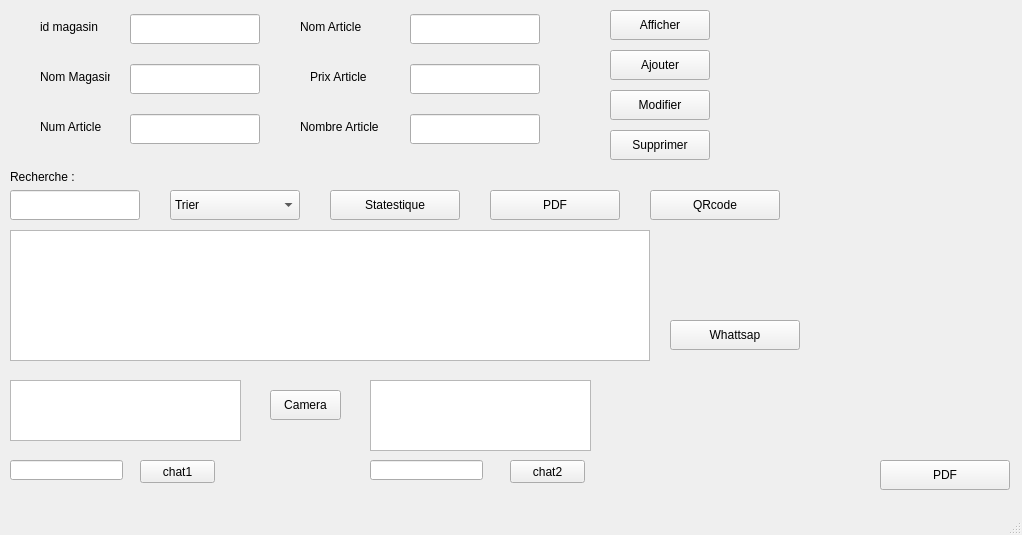
<?xml version="1.0" encoding="UTF-8"?>
<ui version="4.0">
 <class>MainWindow</class>
 <widget class="QMainWindow" name="MainWindow">
  <property name="geometry">
   <rect>
    <x>0</x>
    <y>0</y>
    <width>1022</width>
    <height>535</height>
   </rect>
  </property>
  <property name="windowTitle">
   <string>MainWindow</string>
  </property>
  <widget class="QWidget" name="centralwidget">
   <widget class="QLabel" name="label">
    <property name="geometry">
     <rect>
      <x>40</x>
      <y>20</y>
      <width>80</width>
      <height>14</height>
     </rect>
    </property>
    <property name="text">
     <string>id magasin</string>
    </property>
   </widget>
   <widget class="QLabel" name="label_2">
    <property name="geometry">
     <rect>
      <x>40</x>
      <y>70</y>
      <width>70</width>
      <height>14</height>
     </rect>
    </property>
    <property name="text">
     <string>Nom Magasin</string>
    </property>
   </widget>
   <widget class="QLabel" name="label_3">
    <property name="geometry">
     <rect>
      <x>40</x>
      <y>120</y>
      <width>70</width>
      <height>14</height>
     </rect>
    </property>
    <property name="text">
     <string>Num Article</string>
    </property>
   </widget>
   <widget class="QLabel" name="label_4">
    <property name="geometry">
     <rect>
      <x>300</x>
      <y>20</y>
      <width>70</width>
      <height>14</height>
     </rect>
    </property>
    <property name="text">
     <string>Nom Article</string>
    </property>
   </widget>
   <widget class="QLabel" name="label_5">
    <property name="geometry">
     <rect>
      <x>310</x>
      <y>70</y>
      <width>60</width>
      <height>14</height>
     </rect>
    </property>
    <property name="text">
     <string>Prix Article</string>
    </property>
   </widget>
   <widget class="QLabel" name="label_6">
    <property name="geometry">
     <rect>
      <x>300</x>
      <y>120</y>
      <width>90</width>
      <height>14</height>
     </rect>
    </property>
    <property name="text">
     <string>Nombre Article</string>
    </property>
   </widget>
   <widget class="QLineEdit" name="lineEdit_idmagasin">
    <property name="geometry">
     <rect>
      <x>130</x>
      <y>14</y>
      <width>130</width>
      <height>30</height>
     </rect>
    </property>
   </widget>
   <widget class="QLineEdit" name="lineEdit_nommagasin">
    <property name="geometry">
     <rect>
      <x>130</x>
      <y>64</y>
      <width>130</width>
      <height>30</height>
     </rect>
    </property>
   </widget>
   <widget class="QLineEdit" name="lineEdit_NumArticel">
    <property name="geometry">
     <rect>
      <x>130</x>
      <y>114</y>
      <width>130</width>
      <height>30</height>
     </rect>
    </property>
   </widget>
   <widget class="QLineEdit" name="lineEdit_nomarticle">
    <property name="geometry">
     <rect>
      <x>410</x>
      <y>14</y>
      <width>130</width>
      <height>30</height>
     </rect>
    </property>
   </widget>
   <widget class="QLineEdit" name="lineEdit_prixarticle">
    <property name="geometry">
     <rect>
      <x>410</x>
      <y>64</y>
      <width>130</width>
      <height>30</height>
     </rect>
    </property>
   </widget>
   <widget class="QLineEdit" name="lineEdit_nmbrarticle">
    <property name="geometry">
     <rect>
      <x>410</x>
      <y>114</y>
      <width>130</width>
      <height>30</height>
     </rect>
    </property>
   </widget>
   <widget class="QTableView" name="tableView">
    <property name="geometry">
     <rect>
      <x>10</x>
      <y>230</y>
      <width>640</width>
      <height>131</height>
     </rect>
    </property>
   </widget>
   <widget class="QPushButton" name="pushButton_afficher">
    <property name="geometry">
     <rect>
      <x>610</x>
      <y>10</y>
      <width>100</width>
      <height>30</height>
     </rect>
    </property>
    <property name="text">
     <string>Afficher</string>
    </property>
   </widget>
   <widget class="QPushButton" name="pushButton_Ajouter">
    <property name="geometry">
     <rect>
      <x>610</x>
      <y>50</y>
      <width>100</width>
      <height>30</height>
     </rect>
    </property>
    <property name="text">
     <string>Ajouter</string>
    </property>
   </widget>
   <widget class="QPushButton" name="pushButton_modifier">
    <property name="geometry">
     <rect>
      <x>610</x>
      <y>90</y>
      <width>100</width>
      <height>30</height>
     </rect>
    </property>
    <property name="text">
     <string>Modifier</string>
    </property>
   </widget>
   <widget class="QPushButton" name="pushButton_supprimer">
    <property name="geometry">
     <rect>
      <x>610</x>
      <y>130</y>
      <width>100</width>
      <height>30</height>
     </rect>
    </property>
    <property name="text">
     <string>Supprimer</string>
    </property>
   </widget>
   <widget class="QLineEdit" name="lineEdit_recherche">
    <property name="geometry">
     <rect>
      <x>10</x>
      <y>190</y>
      <width>130</width>
      <height>30</height>
     </rect>
    </property>
   </widget>
   <widget class="QLabel" name="label_7">
    <property name="geometry">
     <rect>
      <x>10</x>
      <y>170</y>
      <width>70</width>
      <height>14</height>
     </rect>
    </property>
    <property name="text">
     <string>Recherche :</string>
    </property>
   </widget>
   <widget class="QComboBox" name="comboBox">
    <property name="geometry">
     <rect>
      <x>170</x>
      <y>190</y>
      <width>130</width>
      <height>30</height>
     </rect>
    </property>
    <item>
     <property name="text">
      <string>Trier</string>
     </property>
    </item>
    <item>
     <property name="text">
      <string>Tri par Num Article</string>
     </property>
    </item>
    <item>
     <property name="text">
      <string>Tri par Nom Article</string>
     </property>
    </item>
    <item>
     <property name="text">
      <string>Tri par Prix Article</string>
     </property>
    </item>
   </widget>
   <widget class="QPushButton" name="pushButton_statestique">
    <property name="geometry">
     <rect>
      <x>330</x>
      <y>190</y>
      <width>130</width>
      <height>30</height>
     </rect>
    </property>
    <property name="text">
     <string>Statestique</string>
    </property>
   </widget>
   <widget class="QPushButton" name="pushButton_PDF">
    <property name="geometry">
     <rect>
      <x>490</x>
      <y>190</y>
      <width>130</width>
      <height>30</height>
     </rect>
    </property>
    <property name="text">
     <string>PDF</string>
    </property>
   </widget>
   <widget class="QLineEdit" name="lineEdit">
    <property name="geometry">
     <rect>
      <x>10</x>
      <y>460</y>
      <width>113</width>
      <height>20</height>
     </rect>
    </property>
    <property name="text">
     <string/>
    </property>
   </widget>
   <widget class="QPlainTextEdit" name="plainTextEdit">
    <property name="geometry">
     <rect>
      <x>10</x>
      <y>380</y>
      <width>231</width>
      <height>61</height>
     </rect>
    </property>
   </widget>
   <widget class="QLineEdit" name="lineEdit_2">
    <property name="geometry">
     <rect>
      <x>370</x>
      <y>460</y>
      <width>113</width>
      <height>20</height>
     </rect>
    </property>
   </widget>
   <widget class="QPlainTextEdit" name="plainTextEdit_2">
    <property name="geometry">
     <rect>
      <x>370</x>
      <y>380</y>
      <width>221</width>
      <height>71</height>
     </rect>
    </property>
   </widget>
   <widget class="QPushButton" name="pushButton">
    <property name="geometry">
     <rect>
      <x>140</x>
      <y>460</y>
      <width>75</width>
      <height>23</height>
     </rect>
    </property>
    <property name="text">
     <string>chat1</string>
    </property>
   </widget>
   <widget class="QPushButton" name="pushButton_2">
    <property name="geometry">
     <rect>
      <x>510</x>
      <y>460</y>
      <width>75</width>
      <height>23</height>
     </rect>
    </property>
    <property name="text">
     <string>chat2</string>
    </property>
   </widget>
   <widget class="QPushButton" name="pushButton_QRcode">
    <property name="geometry">
     <rect>
      <x>650</x>
      <y>190</y>
      <width>130</width>
      <height>30</height>
     </rect>
    </property>
    <property name="text">
     <string>QRcode</string>
    </property>
   </widget>
   <widget class="QLabel" name="qr_code">
    <property name="geometry">
     <rect>
      <x>700</x>
      <y>250</y>
      <width>301</width>
      <height>281</height>
     </rect>
    </property>
    <property name="text">
     <string/>
    </property>
   </widget>
   <widget class="QPushButton" name="pushButton_camera">
    <property name="geometry">
     <rect>
      <x>270</x>
      <y>390</y>
      <width>71</width>
      <height>30</height>
     </rect>
    </property>
    <property name="text">
     <string>Camera</string>
    </property>
   </widget>
   <widget class="QPushButton" name="pushButton_PDF_2">
    <property name="geometry">
     <rect>
      <x>880</x>
      <y>460</y>
      <width>130</width>
      <height>30</height>
     </rect>
    </property>
    <property name="text">
     <string>PDF</string>
    </property>
   </widget>
   <widget class="QPushButton" name="pushButton_whattsap">
    <property name="geometry">
     <rect>
      <x>670</x>
      <y>320</y>
      <width>130</width>
      <height>30</height>
     </rect>
    </property>
    <property name="text">
     <string>Whattsap</string>
    </property>
   </widget>
  </widget>
  <widget class="QMenuBar" name="menubar">
   <property name="geometry">
    <rect>
     <x>0</x>
     <y>0</y>
     <width>1022</width>
     <height>22</height>
    </rect>
   </property>
  </widget>
  <widget class="QStatusBar" name="statusbar"/>
 </widget>
 <resources/>
 <connections/>
</ui>
